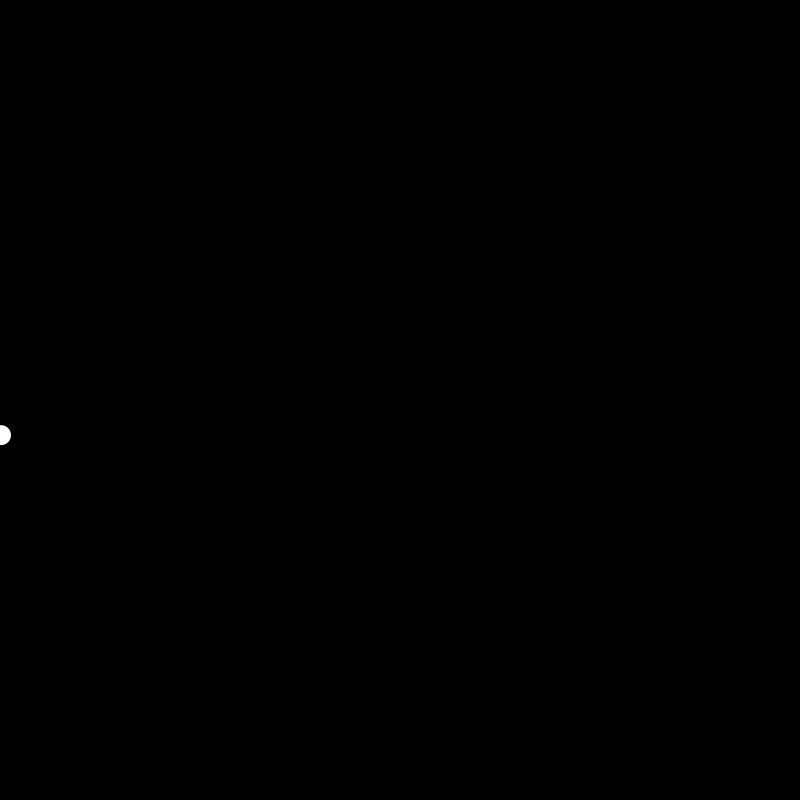
Frame 1 (no input)
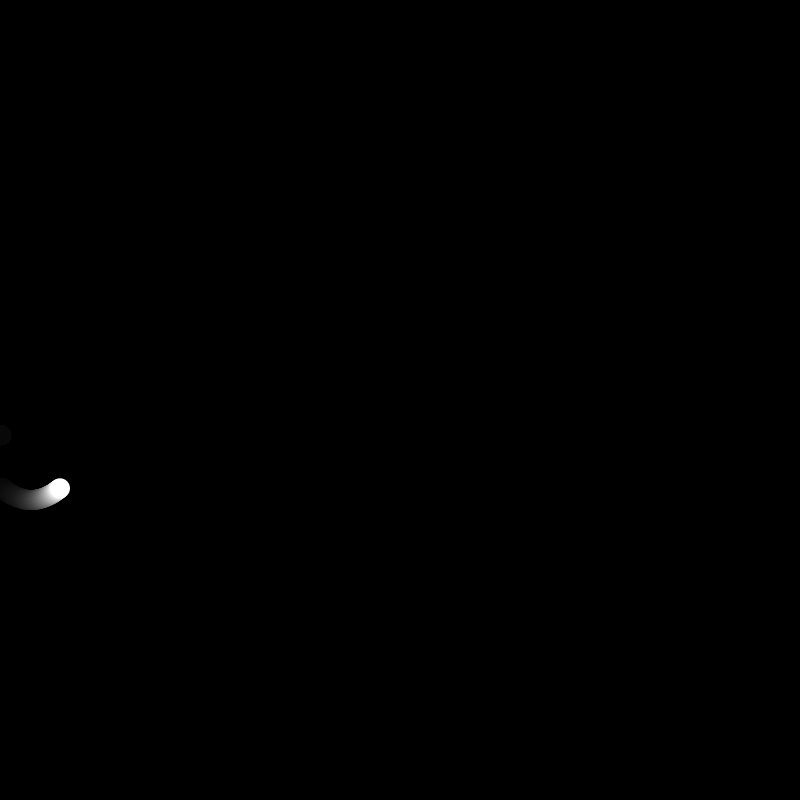
Frame 60 (the mouse pressed at the canvas centre just before this capture)
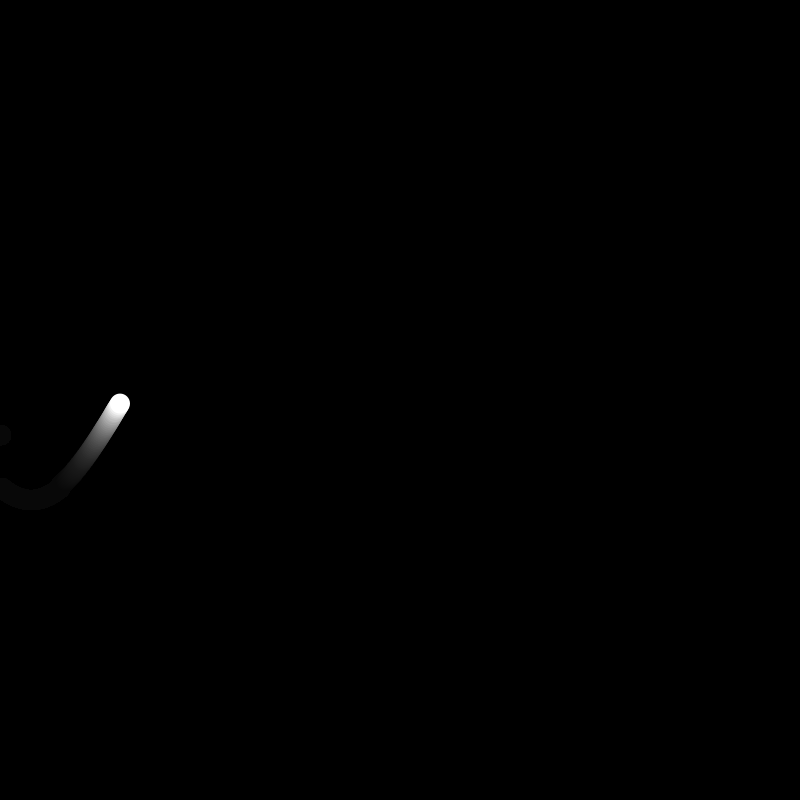
Frame 120 (the mouse held since frame 60 and released just before this capture)

The Processing sketch that drew these frames (run headless with seeded random() and noise(); from frame 60 on, the mouse is pressed at the canvas centre):

// Processing sketch: sketch_14_time_and_motion_03
// ── sketch_14_time_and_motion_03.pde
//USING TIME AS AN INPUT TO CONTROL POSITION

float posX, posY;
boolean trails = true;
float speed = 0.001;
float distance = 100.0;


//PLAY WITH THESE MODES
int modeX = 4;        //0 = off
int modeY = 2;        //1 = modulus
                      //2 = sin()
                      //3 = cos()
                      //4 = wrap around screen


void setup()
{
  size(800, 800);
  background(0);
  fill(255);
  noStroke();
  
}

void draw()
{ 
  float inputVal = millis() * speed;
  
  posX = calculatePos(inputVal, 'x');
  posY = calculatePos(inputVal, 'y');
  
  
  drawBG();
  
  pushMatrix();
  
  centerDrawing();      //here we adjust the point to drawform depending on the mode 
  
  pushMatrix();
  translate(posX, posY);
  ellipse(0, 0, 20, 20);
  popMatrix();
  
  popMatrix();
}



void drawBG()
{
  /* here we push the style on to the style stack
   * so we can change alpha trail settings
   * without changing our other draw settings */
  if(trails)
  {
    pushStyle();
    noStroke();
    fill(0, 15);
    rect(0, 0, width, height);
    popStyle();
  }
  else
  {
    background(0);
  }
}


void centerDrawing()
{
  if(modeX != 4) translate(width/2, 0);      //draw from the center of X if x mode is not "wrap"
  if(modeY != 4) translate(0, height/2);     //draw from the center of Y if y mode is not "wrap"
}



float calculatePos(float input, char component)
{
  float output = 0.0;
  int mode = 0;
  
  //get mode from global variables
  if(component == 'x') mode = modeX;
  if(component == 'y') mode = modeY;
  
  //calculate position using mode's particular method
  switch(mode)
  {
    case(0):
    break;
    
    case(1):
    output = input % 1.0;
    break;
    
    case(2):
    output = sin(input);
    break;
    
    case(3):
    output = cos(input);
    break;
    
    //wrapping around the screen is more complicated as we need to 
    //read the current position value.  
    //modulus is used to wrap the value from edge to edge. 
    case(4):
    if(component == 'x')
    {
      output = posX + 1/(speed*distance*10);
      output %= width;
      return output;
    }
    
    if(component == 'y')
    {
      output = posY + 1/(speed*distance*10);
      output %= height;
      return output;
    }
    
  }
  
  output *= distance;
  return output;
}
